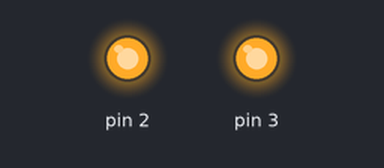
The sketch below on a simulated Arduino Uno, built with avr-gcc and run on an emulated ATmega328P. Shown: output pins drawn as LEDs (lit = HIGH).

Above: at 0.7 s.
At 5.2 s:
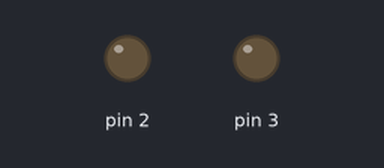
Timing chart, 0 to 6.9 s (numbered marks = the images above):
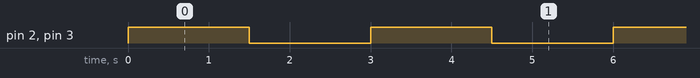

Measured:
- by itself, pin 2, pin 3: alternates HIGH for 1.5 s and LOW for 1.5 s

The sketch:

Dois_leds.ino
```cpp
void setup()
{
  pinMode(2, OUTPUT);
  pinMode(3, OUTPUT);
}

void loop()
{
  digitalWrite(2, HIGH);
  digitalWrite(3, HIGH);
  delay(1500);
  digitalWrite(2, LOW);
  digitalWrite(3, LOW);
  delay(1500);
}
```
